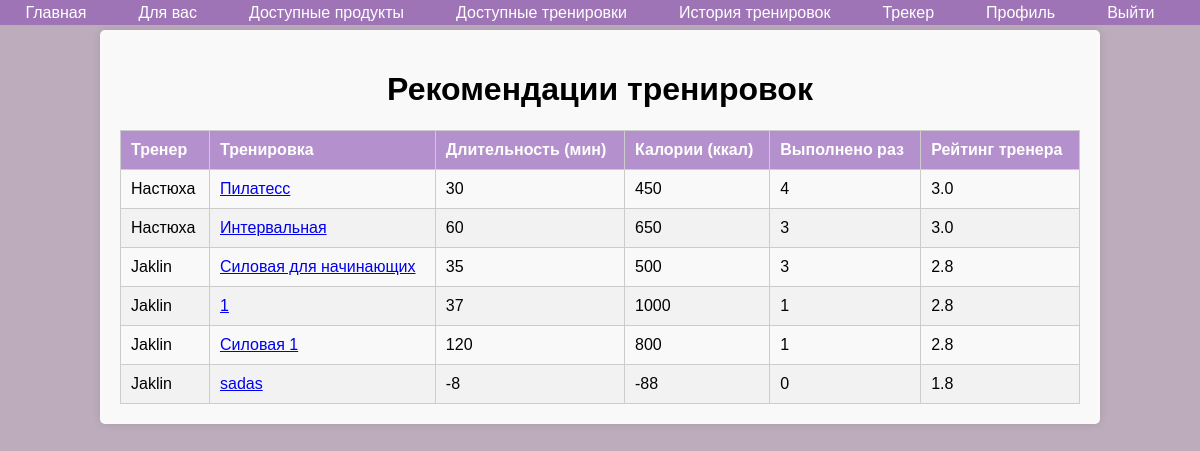
/recommendation.php (signed in), run on an earlier commit of the app's database.
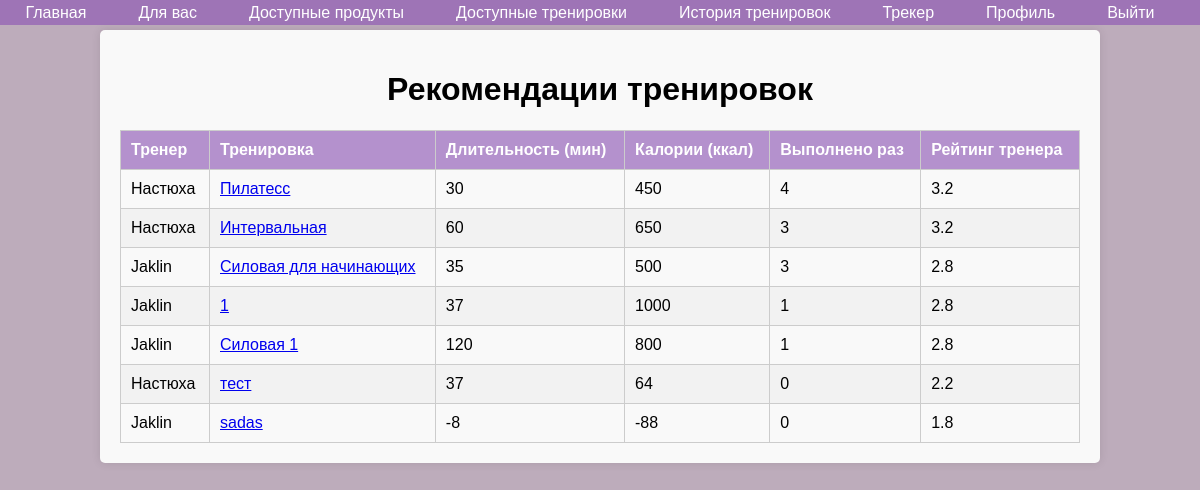
And on a later commit of the database.
### tables this page shows
CREATE TABLE `training_programs` (
  `id` int(11) NOT NULL AUTO_INCREMENT,
  `name` varchar(255) DEFAULT NULL,
  `description` text DEFAULT NULL,
  `duration` int(11) DEFAULT NULL,
  `calories_burned` int(11) DEFAULT NULL,
  `training_name` varchar(255) DEFAULT NULL,
  `training_type_id` int(11) DEFAULT NULL,
  `created_by` int(11) DEFAULT NULL,
  `created_at` timestamp NOT NULL DEFAULT current_timestamp(),
  `status` enum('pending','approved','rejected') DEFAULT 'pending',
  PRIMARY KEY (`id`),
  KEY `training_type_id` (`training_type_id`),
  KEY `created_by` (`created_by`),
  CONSTRAINT `training_programs_ibfk_1` FOREIGN KEY (`training_type_id`) REFERENCES `training_types` (`id`) ON DELETE SET NULL,
  CONSTRAINT `training_programs_ibfk_2` FOREIGN KEY (`created_by`) REFERENCES `users` (`id`) ON DELETE CASCADE
);

CREATE TABLE `users` (
  `id` int(11) NOT NULL AUTO_INCREMENT,
  `username` varchar(255) DEFAULT NULL,
  `email` varchar(255) DEFAULT NULL,
  `password_hash` varchar(255) DEFAULT NULL,
  `age` int(11) DEFAULT NULL,
  `weight` float DEFAULT NULL,
  `height` float DEFAULT NULL,
  `gender` enum('male','female') DEFAULT NULL,
  `activity_level` enum('sedentary','light','moderate','active','very_active') DEFAULT NULL,
  `daily_calories` decimal(10,2) DEFAULT NULL,
  `created_at` timestamp NOT NULL DEFAULT current_timestamp(),
  `role_id` int(11) DEFAULT NULL,
  PRIMARY KEY (`id`),
  UNIQUE KEY `email` (`email`),
  KEY `role_id` (`role_id`),
  CONSTRAINT `users_ibfk_1` FOREIGN KEY (`role_id`) REFERENCES `roles` (`id`)
);

### recommendation.php (the view, shortened to what this page needs)
<?php
require 'db.php';
include 'navbar.php';
$user_id = $_SESSION['user_id'];
$stmt = $conn->prepare("
    SELECT
        u.username AS trainer_username,
        t.id AS training_id,
        t.name AS training_name,
        t.duration,
        t.calories_burned,
        COUNT(te.id) AS execution_count,
        (SELECT
            ROUND((SUM(CASE WHEN t1.status = 'approved' THEN 1 ELSE 0 END) /
            (COUNT(t1.id) + COUNT(t1.id))) * 4 +
            (COUNT(tl.id) / (COUNT(t1.id) + COUNT(t1.id))) * 5 +
            (IF(COUNT(te.id) > 0, 1, 0) * 1), 1)
        FROM training_programs t1
        LEFT JOIN training_likes tl ON t1.id = tl.training_id
        WHERE t1.created_by = u.id) AS trainer_rating
    FROM
        training_programs t
    LEFT JOIN
        training_executions te ON t.id = te.training_id AND te.user_id = ?
    LEFT JOIN
        users u ON t.created_by = u.id
    GROUP BY
        trainer_username, training_id
    ORDER BY
        trainer_rating DESC, execution_count DESC
");
$stmt->bind_param("i", $user_id);
$stmt->execute();
$recommendations = $stmt->get_result()->fetch_all(MYSQLI_ASSOC);
?>
<!DOCTYPE html>
<html lang="ru">
<head>
</head>
<body>
<div class="container">
    <h1>Рекомендации тренировок</h1>
    <?php if (!empty($recommendations)): ?>
        <table>
            <thead>
                <tr>
                    <th>Тренер</th>
                    <th>Тренировка</th>
                    <th>Длительность (мин)</th>
                    <th>Калории (ккал)</th>
                    <th>Выполнено раз</th>
                    <th>Рейтинг тренера</th>
                </tr>
            </thead>
            <tbody>
                <?php foreach ($recommendations as $recommendation): ?>
                    <tr>
                        <td><?php echo htmlspecialchars($recommendation['trainer_username']); ?></td>
                        <td>
                            <a href="training_details.php?id=<?php echo $recommendation['training_id']; ?>">
                                <?php echo htmlspecialchars($recommendation['training_name']); ?>
                            </a>
                        </td>
                        <td><?php echo htmlspecialchars($recommendation['duration']); ?></td>
                        <td><?php echo htmlspecialchars($recommendation['calories_burned']); ?></td>
                        <td><?php echo htmlspecialchars($recommendation['execution_count']); ?></td>
                        <td><?php echo htmlspecialchars($recommendation['trainer_rating']); ?></td>
                    </tr>
                <?php endforeach; ?>
            </tbody>
        </table>
    <?php else: ?>
        <p>Нет доступных рекомендаций для вас.</p>
    <?php endif; ?>
</div>
</body>
</html>

### navbar.php (shortened to what this page needs)
<?php
require 'db.php';
$user_id = isset($_SESSION['user_id']) ? $_SESSION['user_id'] : null;
$is_admin = false;
$is_trainer = false;
if ($user_id) {
    $stmt = $conn->prepare("
        SELECT r.role_name
        FROM users u
        JOIN roles r ON u.role_id = r.id
        WHERE u.id = ?
    ");
    $stmt->bind_param("i", $user_id);
    $stmt->execute();
    $result = $stmt->get_result();
    $user = $result->fetch_assoc();
    $is_admin = ($user['role_name'] === 'admin');
    $is_trainer = ($user['role_name'] === 'trainer');
}
?>
<nav>
    <ul>
        <li><a href="main.php">Главная</a></li>
        <?php if ($user_id): ?>
            <?php if ($is_admin): ?>
                <li><a href="food_catalog.php">Каталог продуктов</a></li>
                <li><a href="add_food.php">Добавить продукт</a></li>
                <li><a href="delete_user.php">Удалить пользователя</a></li>
             <li><a href="pending.php">Рассмотрение тренировок</a></li>
                <li><a href="logout.php">Выйти</a></li>
            <?php elseif ($is_trainer): ?>
                <li><a href="trainer_programs.php">Создать программу</a></li>
                <li><a href="training_overview.php">Статистика</a></li>
                <li><a href="logout.php">Выйти</a></li>
            <?php else: ?>
                <li><a href="recommendation.php">Для вас</a></li>
                <li><a href="food_tracker.php">Доступные продукты</a></li>
                <li><a href="train_choose.php">Доступные тренировки</a></li>
                <li><a href="workout_history.php">История тренировок</a></li>
                <li><a href="calories_tracker.php">Трекер</a></li>
                <li><a href="profile.php">Профиль</a></li>
                <li><a href="logout.php">Выйти</a></li>
            <?php endif; ?>
        <?php else: ?>
            <li><a href="login.php">Войти</a></li>
        <?php endif; ?>
    </ul>
</nav>

### navbar.php (style rules this page uses)
nav { background-color: rgba(139, 83, 179, 0.62); height: 25px; width: 100%; position: fixed; top: 0; left: 0; display: flex; align-items: center; justify-content: center; z-index: 1000; }
body { margin: 0; padding-top: 50px; }
nav ul { list-style-type: none; margin: 0; padding: 0; display: flex; justify-content: center; align-items: center; width: 100%; }
nav ul li { margin-right: 20px; }
nav ul li a { color: white; text-decoration: none; font-size: 16px; padding: 8px 16px; display: block; transition: background-color 0.3s; }

### recommendation.php (style rules this page uses)
body { font-family: Arial, sans-serif; background-color: #bdacbb; margin: 0; padding: 0; display: flex; flex-direction: column; align-items: center; }
.container { width: 80%; max-width: 1200px; padding: 20px; background-color: #f9f9f9; border-radius: 5px; box-shadow: 0 0 10px rgba(0, 0, 0, 0.1); margin-top: 30px; }
h1 { text-align: center; }
table { width: 100%; border-collapse: collapse; margin-top: 20px; }
table, th, td { border: 1px solid #ccc; }
th, td { padding: 10px; text-align: left; }
th { background-color: rgba(139, 83, 179, 0.62); color: white; }
tr:nth-child(even) { background-color: #f2f2f2; }

What changed in the data, as far as the page shows it:
computed for training_programs "Пилатесс": trainer_rating "3.0" → "3.2"
computed for training_programs "Интервальная": trainer_rating "3.0" → "3.2"
added training_programs: created_by.username "Настюха", name "тест", duration "37", calories_burned "64", execution_count "0", trainer_rating "2.2"
